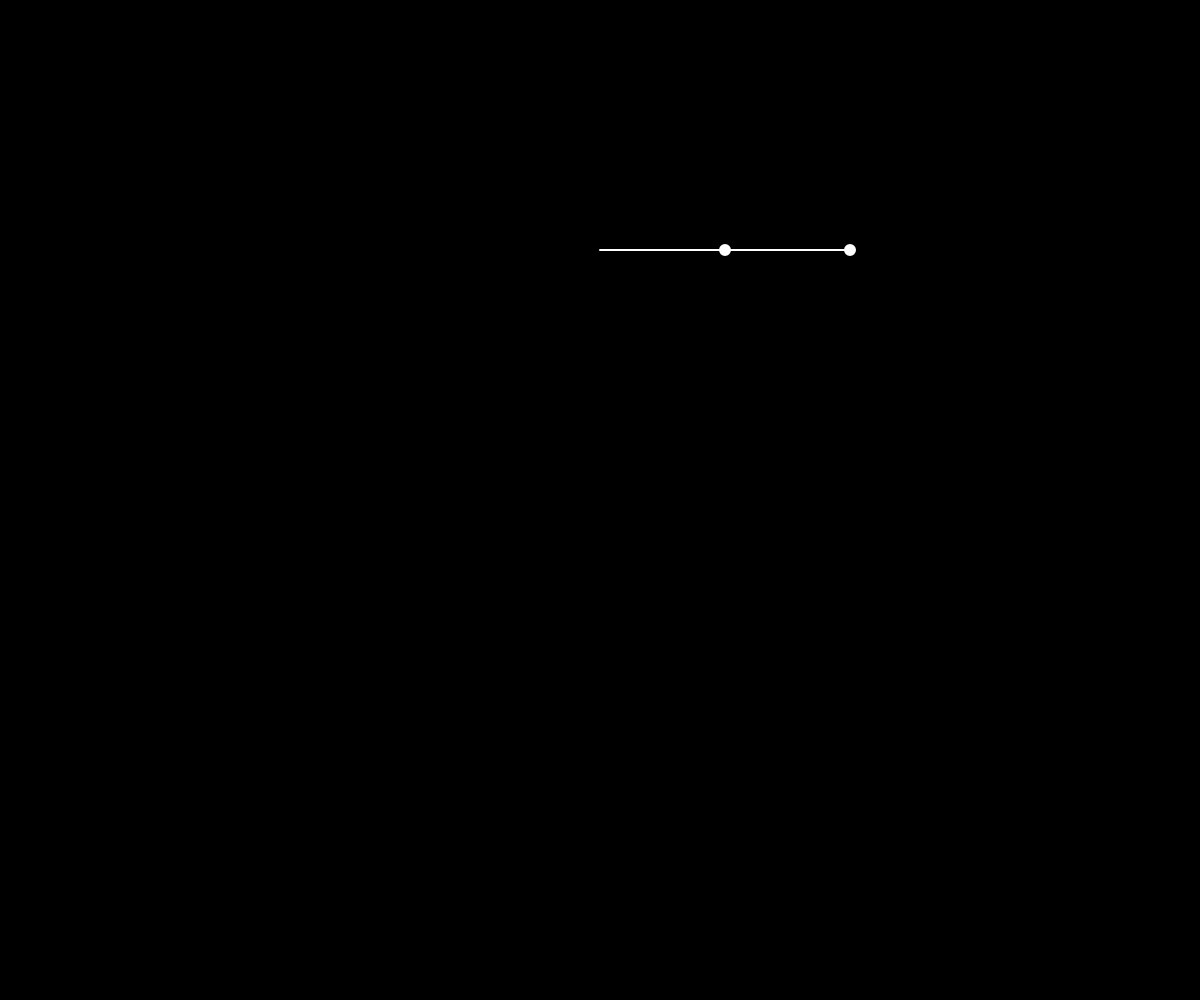
Frame 1 (no input)
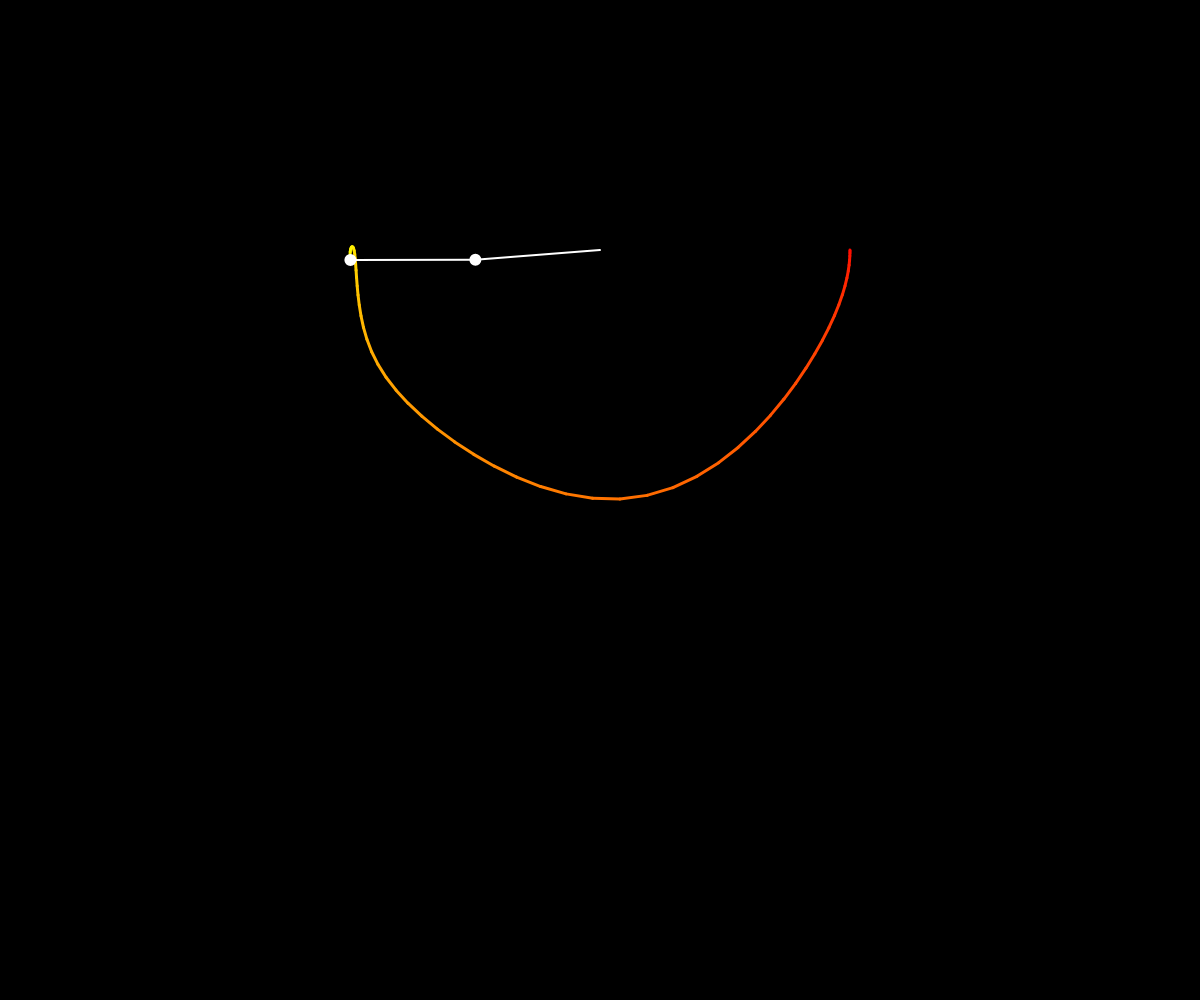
Frame 60 (no input)
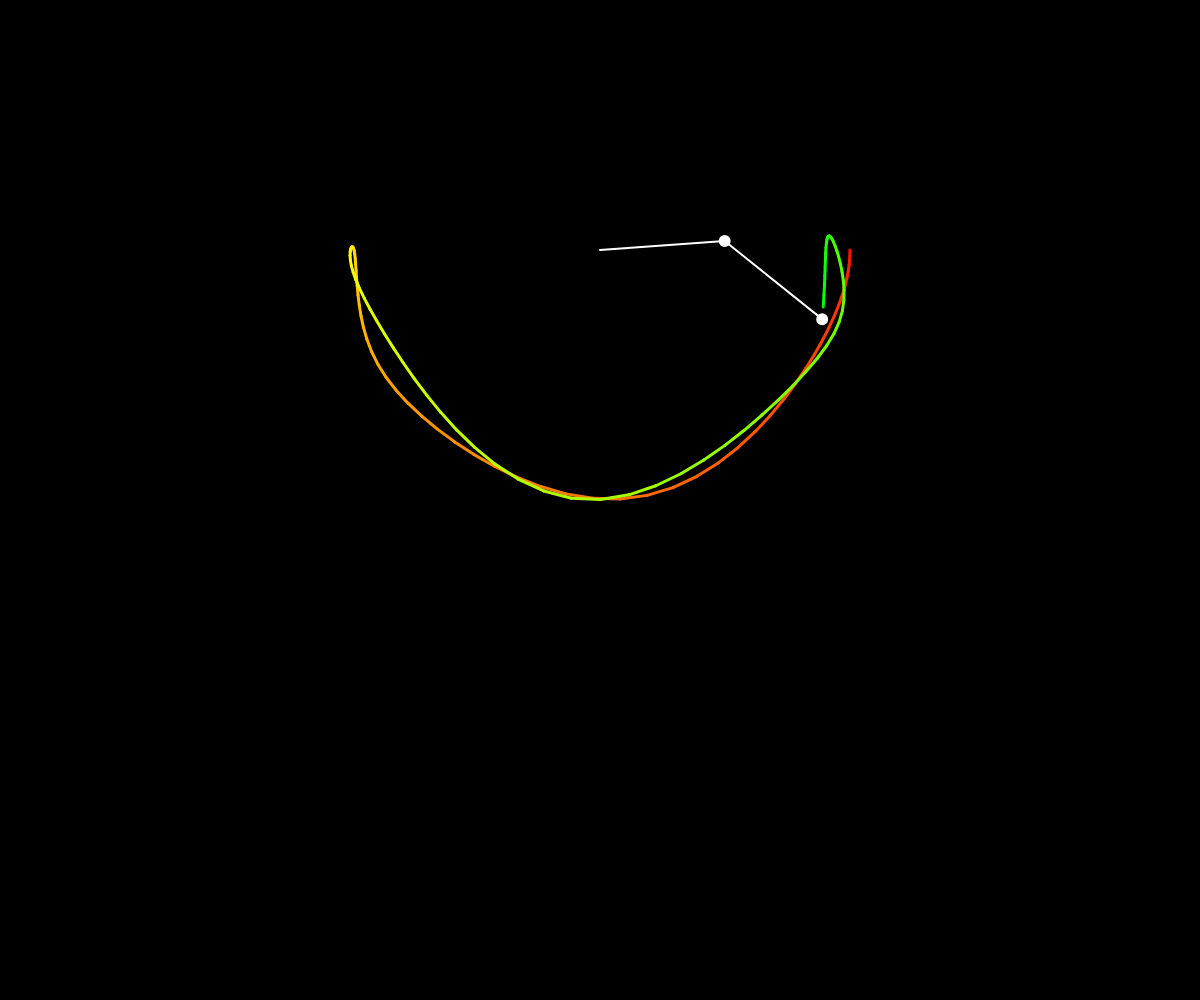
Frame 120 (the mouse pressed at the canvas centre since frame 60)

The p5.js sketch that drew these frames (run headless with seeded random() and noise() and a simulated clock; from frame 60 on, the mouse is pressed at the canvas centre):

// p5.js sketch
// ── sketch.js


let r1 = 125;
let r2 = 125;
let m1 = 10;
let m2 = 10;
let a1 = 0;
let a2 = 0;
let a1_v = 0;
let a2_v = 0;
let g = 1;

let px2 = -1;
let py2 = -1;
let cx, cy;

let buffer;
let hue1;

function setup() {
  createCanvas(windowWidth, windowHeight);
  
  pixelDensity(1);
  a1 = PI / 2;
  a2 = PI / 2;
  cx = width / 2;
  cy = 250;
  hue1 = 0;
  buffer = createGraphics(width, height);
  buffer.background(0);
  buffer.translate(cx, cy);
   
}

function draw() {
  background(0);
  imageMode(CORNER);
  image(buffer, 0, 0, width, height);

  
  
  let num1 = -g * (2 * m1 + m2) * sin(a1);
  let num2 = -m2 * g * sin(a1 - 2 * a2);
  let num3 = -2 * sin(a1 - a2) * m2;
  let num4 = a2_v * a2_v * r2 + a1_v * a1_v * r1 * cos(a1 - a2);
  let den = r1 * (2 * m1 + m2 - m2 * cos(2 * a1 - 2 * a2));
  let a1_a = (num1 + num2 + num3 * num4) / den;

  num1 = 2 * sin(a1 - a2);
  num2 = a1_v * a1_v * r1 * (m1 + m2);
  num3 = g * (m1 + m2) * cos(a1);
  num4 = a2_v * a2_v * r2 * m2 * cos(a1 - a2);
  den = r2 * (2 * m1 + m2 - m2 * cos(2 * a1 - 2 * a2));
  let a2_a = (num1 * (num2 + num3 + num4)) / den;

  translate(cx, cy);
  stroke(255);
  strokeWeight(2);

  let x1 = r1 * sin(a1);
  let y1 = r1 * cos(a1);

  let x2 = x1 + r2 * sin(a2);
  let y2 = y1 + r2 * cos(a2);

  line(0, 0, x1, y1);
  fill(255);
  ellipse(x1, y1, m1, m1);

  line(x1, y1, x2, y2);
  fill(255);
  ellipse(x2, y2, m2, m2);

  a1_v += a1_a;
  a2_v += a2_a;
  a1 += a1_v;
  a2 += a2_v;

  
  if (hue1 > 360) {
        hue1 = 0;
      } else {
          hue1 = hue1+1;
      }

  buffer.colorMode(HSB);   
  buffer.strokeWeight(3);
  buffer.stroke(hue1, 200, 200);
  if (frameCount > 1) {
    buffer.line(px2, py2, x2, y2);
  }

  px2 = x2;
  py2 = y2;
    
  }
